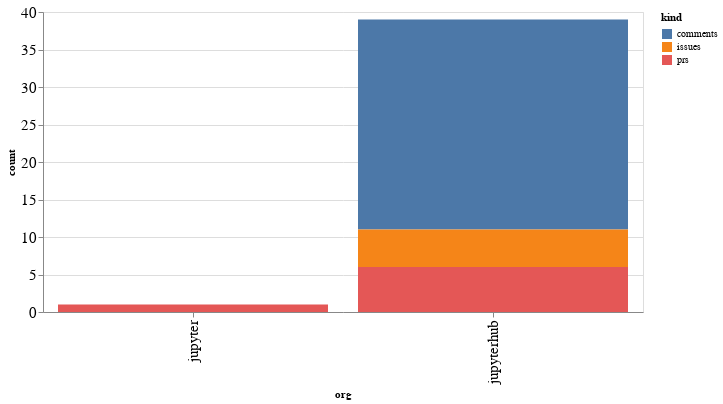

Write notebook code for a chart like this one.
### Code cell
alt.Chart(org_summaries, width=600).mark_bar().encode(
    x='org',
    y='count',
    color='kind',
    tooltip="org"
)

### Figure 1 — Vega-Lite specification as saved in the notebook (floating-point values rounded to 4 significant figures)
{"config": {"axisLeft": {"labelFontSize": 15}, "axisBottom": {"labelFontSize": 15}}, "data": {"name": "data-371887bebac4d44fcc518f54ec9300c5"}, "mark": "bar", "encoding": {"color": {"type": "nominal", "field": "kind"}, "tooltip": {"type": "nominal", "field": "org"}, "x": {"type": "nominal", "field": "org"}, "y": {"type": "quantitative", "field": "count"}}, "width": 600, "$schema": "https://vega.github.io/schema/vega-lite/v4.8.1.json", "datasets": {"data-371887bebac4d44fcc518f54ec9300c5": [{"org": "jupyter", "kind": "prs", "count": 1}, {"org": "jupyterhub", "kind": "comments", "count": 28}, {"org": "jupyterhub", "kind": "issues", "count": 5}, {"org": "jupyterhub", "kind": "prs", "count": 6}]}}
